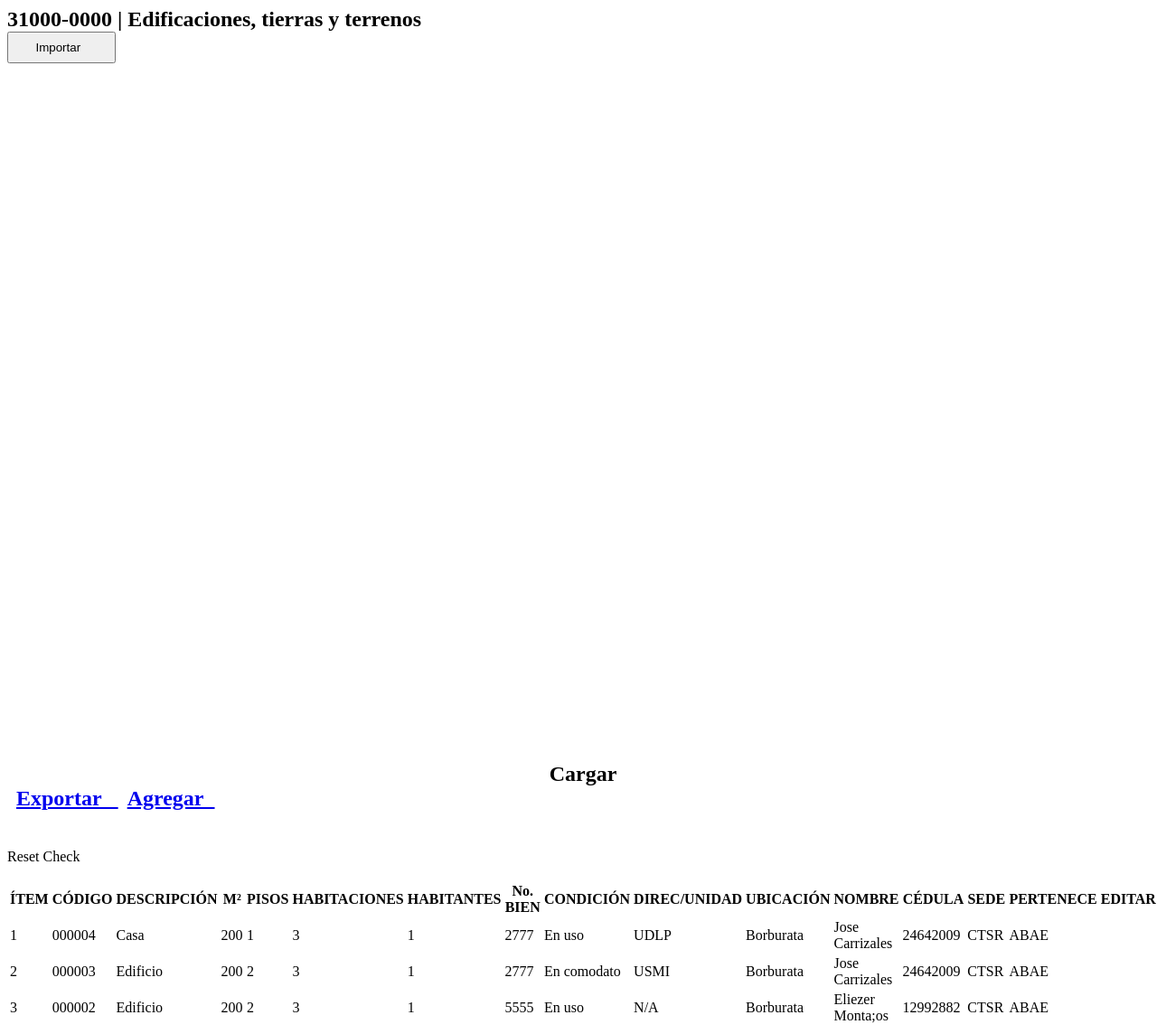
The page /modules/inmuebles/view.php on the database as committed earlier.
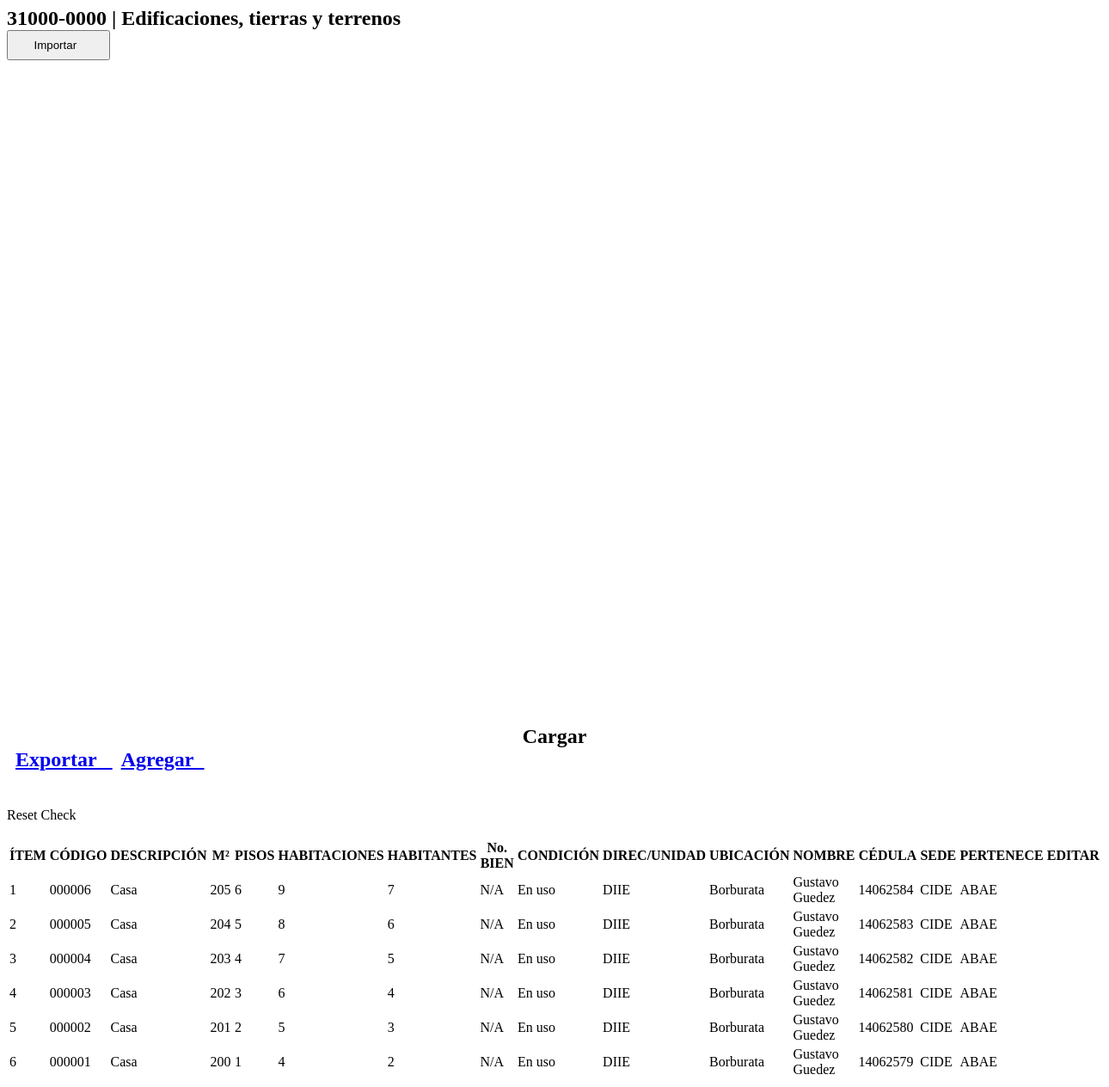
The same page on the database as committed later.
### tables this page shows
CREATE TABLE `inmuebles` (
  `codigo` varchar(50) NOT NULL,
  `descripcion` varchar(300) DEFAULT NULL,
  `metrosCuadrados` varchar(100) DEFAULT NULL,
  `tipo` varchar(300) DEFAULT NULL,
  `nmroCuartos` int(10) DEFAULT NULL,
  `condicion` varchar(300) DEFAULT NULL,
  `estado` enum('chequeado','nochequeado') DEFAULT 'nochequeado',
  `categoria` varchar(300) DEFAULT NULL,
  `pisos` varchar(10) DEFAULT NULL,
  `responsable` varchar(300) DEFAULT NULL,
  `cedula` varchar(20) DEFAULT NULL,
  `direccion` varchar(300) DEFAULT NULL,
  `habitantes` int(10) DEFAULT NULL,
  `sede` varchar(100) DEFAULT NULL,
  `created_user` varchar(50) DEFAULT NULL,
  `updated_user` varchar(50) DEFAULT NULL,
  `created_date` timestamp NULL DEFAULT NULL,
  `update_date` timestamp NULL DEFAULT NULL,
  `bienesN` varchar(11) DEFAULT NULL,
  `unidad` varchar(100) NOT NULL DEFAULT 'N/A',
  `pertenece` varchar(100) DEFAULT NULL
);

### modules/inmuebles/view.php (the view, shortened to what this page needs)
<section class="content-header">
  <h2>
  <i class="fa fa-folder-o icon-title"></i> 31000-0000 | Edificaciones, tierras y terrenos
    <form action="database/excel_to_mysql_inmuebles.php" method="POST" enctype="multipart/form-data">
        <button class="btn btn-primary btn-social pull-right botones" name="archivoInput" data-toggle="tooltip">
          <i class="fa fa-sign-in"></i></i>Importar&nbsp;&nbsp;
        </button>
        <div class="btn-group pull-right" role="group" aria-label="Basic example">
          <a class="btn btn-primary btn-social  pull-right botones" data-toggle="tooltip">
            <div class="textoInput">
              Cargar
            </div>
          </a>
          <a class="btn btn-primary btn-social  pull-right botones" href="database\php_excel_inmuebles.php" data-toggle="tooltip">
            <i class="fa fa-sign-out"></i></i>Exportar&nbsp;&nbsp;
          </a>
          <a class="btn btn-primary btn-social  pull-right botones" href="?module=form_inmuebles&form=add" data-toggle="tooltip">
            <i class="fa fa-plus"></i> Agregar&nbsp;&nbsp;
          </a>
        </div>
    </form>
  </h2>
</section>
<section class="content">
  <div class="row">
    <div class="col-md-12">
      <div class="box box-primary">
        <div class="box-body">
          <table id="dataTables1" class="table table-bordered table-striped table-hover">
            <thead>
              <tr>
                <th class="center">ÍTEM</th>
                <th class="center">CÓDIGO</th>
                <th class="center">DESCRIPCIÓN</th>
                <th class="center">M²</th>
                <th class="center">PISOS</th>
                <th class="center">HABITACIONES</th>
                <th class="center">HABITANTES</th>
                <th class="center">No. BIEN</th>
                <th class="center">CONDICIÓN</th>
                <th class="center">DIREC/UNIDAD</th>
                <th class="center">UBICACIÓN</th>
                <th class="center">NOMBRE</th>
                <th class="center">CÉDULA</th>
                <th class="center">SEDE</th>
                <th class="center">PERTENECE</th>
                <th class="center">EDITAR</th>
              </tr>
            </thead>
            <tbody>
            <?php
            $no = 1;
            $query = mysqli_query($mysqli, "SELECT * FROM inmuebles WHERE categoria = 'inmuebles'  ORDER BY codigo DESC")
                                            or die('error: '.mysqli_error($mysqli));
            while ($data = mysqli_fetch_assoc($query)) {
              echo "<tr>
                      <td width='50'  class='center'>$no</td>
                      <td width='100' class='center'>$data[codigo]</td>
                      <td width='100' class='center'>$data[descripcion]</td>
                      <td width='100' class='center'>$data[metrosCuadrados]</td>
                      <td width='100' class='center'>$data[pisos]</td>
                      <td width='100' class='center'>$data[nmroCuartos]</td>
                      <td width='100' class='center'>$data[habitantes]</td>
                      <td width='100' class='center'>$data[bienesN]</td>
                      <td width='100' class='center'>$data[condicion]</td>
                      <td width='100' class='center'>$data[unidad]</td>
                      <td width='100' class='center'>$data[direccion]</td>
                      <td width='100' class='center'>$data[responsable]</td>
                      <td width='100' class='center'>$data[cedula]</td>
                      <td width='100' class='center'>$data[sede]</td>
                      <td width='100' class='center'>$data[pertenece]</td>
                      <td width='100' class='center'>
                    <div>
                    <a data-toggle='tooltip' data-placement='top' title='Modificar' style='margin-right:0.3px' class='btn btn-primary btn-xs' href='?module=form_inmuebles&form=edit&id=$data[codigo]'>
                        <i style='x:#fff' class='glyphicon glyphicon-edit'></i>
                    </a>";
            ?>
            <?php
              echo "    </div>
                      </td>
                    </tr>";
              $no++;
            }
            ?>
          <div class="row" style="height:35px;">
            <a class="btn btn-primary pull-right botones" id="btnInmueble"  style="height:35px;">
              <i></i> Reset Check
            </a>
          </div>
            </tbody>
          </table>
        </div>
      </div>
    </div>
  </div>
</section>

Rows that differ between the two databases and show on the page:
added inmuebles: codigo "000006", descripcion "Casa", metrosCuadrados "205", pisos "6", nmroCuartos "9", habitantes "7", bienesN "N/A", condicion "En uso", unidad "DIIE", direccion "Borburata", responsable "Gustavo Guedez", cedula "14062584", sede "CIDE", pertenece "ABAE"
added inmuebles: codigo "000005", descripcion "Casa", metrosCuadrados "204", pisos "5", nmroCuartos "8", habitantes "6", bienesN "N/A", condicion "En uso", unidad "DIIE", direccion "Borburata", responsable "Gustavo Guedez", cedula "14062583", sede "CIDE", pertenece "ABAE"
changed inmuebles id 000004: metrosCuadrados "200" → "203"; pisos "1" → "4"; nmroCuartos "3" → "7"; habitantes "1" → "5"; bienesN "2777" → "N/A"; unidad "UDLP" → "DIIE"; responsable "Jose Carrizales" → "Gustavo Guedez"; cedula "24642009" → "14062582"; sede "CTSR" → "CIDE"
changed inmuebles id 000003: descripcion "Edificio" → "Casa"; metrosCuadrados "200" → "202"; pisos "2" → "3"; nmroCuartos "3" → "6"; habitantes "1" → "4"; bienesN "2777" → "N/A"; condicion "En comodato" → "En uso"; unidad "USMI" → "DIIE"; responsable "Jose Carrizales" → "Gustavo Guedez"; cedula "24642009" → "14062581"; sede "CTSR" → "CIDE"
changed inmuebles id 000002: descripcion "Edificio" → "Casa"; metrosCuadrados "200" → "201"; nmroCuartos "3" → "5"; habitantes "1" → "3"; bienesN "5555" → "N/A"; unidad "N/A" → "DIIE"; responsable "Eliezer Monta;os" → "Gustavo Guedez"; cedula "12992882" → "14062580"; sede "CTSR" → "CIDE"
added inmuebles: codigo "000001", descripcion "Casa", metrosCuadrados "200", pisos "1", nmroCuartos "4", habitantes "2", bienesN "N/A", condicion "En uso", unidad "DIIE", direccion "Borburata", responsable "Gustavo Guedez", cedula "14062579", sede "CIDE", pertenece "ABAE"
